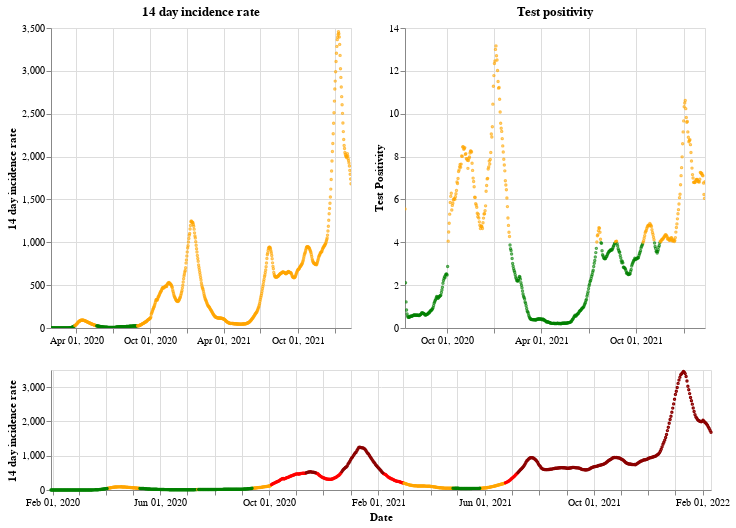

Source (notebook cell):
### Markdown cell above
## England

### Code cell
plot_traffic_light('England')

### Figure 1 — Vega-Lite specification as saved in the notebook (floating-point values rounded to 4 significant figures; data arrays with more than 128 entries replaced by an {"elided": "..."} marker saying what was removed)
{"config": {"view": {"continuousWidth": 400, "continuousHeight": 300}}, "vconcat": [{"hconcat": [{"mark": {"type": "point", "size": 2}, "encoding": {"color": {"condition": {"value": "green", "test": "(datum.twoWeeklyCasesRate <= 25)"}, "value": "orange"}, "tooltip": [{"type": "nominal", "field": "areaName"}, {"type": "temporal", "field": "date"}, {"type": "quantitative", "field": "twoWeeklyCasesRate"}, {"type": "quantitative", "field": "testPositivity"}], "x": {"type": "temporal", "axis": {"title": ""}, "field": "date", "scale": {"domain": {"selection": "DateBrush"}}, "timeUnit": "yearmonthdate"}, "y": {"type": "quantitative", "axis": {"title": "14 day incidence rate"}, "field": "twoWeeklyCasesRate"}}, "title": "14 day incidence rate", "width": 300}, {"mark": {"type": "point", "size": 2}, "encoding": {"color": {"condition": {"value": "green", "test": "(datum.testPositivity <= 4)"}, "value": "orange"}, "tooltip": [{"type": "nominal", "field": "areaName"}, {"type": "temporal", "field": "date"}, {"type": "quantitative", "field": "twoWeeklyCasesRate"}, {"type": "quantitative", "field": "testPositivity"}], "x": {"type": "temporal", "axis": {"title": ""}, "field": "date", "scale": {"domain": {"selection": "DateBrush"}}, "timeUnit": "yearmonthdate"}, "y": {"type": "quantitative", "axis": {"title": "Test Positivity"}, "field": "testPositivity"}}, "title": "Test positivity", "width": 300}]}, {"layer": [{"mark": {"type": "point", "size": 2}, "encoding": {"color": {"condition": {"value": "orange", "test": "(((datum.testPositivity < 4) && (datum.twoWeeklyCasesRate >= 50)) && (datum.twoWeeklyCasesRate < 200))"}, "value": "red"}, "opacity": {"condition": {"value": 1, "test": "((datum.twoWeeklyCasesRate >= 50) && (datum.twoWeeklyCasesRate < 500))"}, "value": 0}, "tooltip": [{"type": "nominal", "field": "areaName"}, {"type": "temporal", "field": "date"}, {"type": "quantitative", "field": "twoWeeklyCasesRate"}, {"type": "quantitative", "field": "testPositivity"}], "x": {"type": "temporal", "axis": {"title": "Date"}, "field": "date", "timeUnit": "yearmonthdate"}, "y": {"type": "quantitative", "axis": {"title": "14 day incidence rate"}, "field": "twoWeeklyCasesRate"}}, "selection": {"DateBrush": {"type": "interval", "encodings": ["x"], "fields": ["Time"]}}}, {"mark": {"type": "point", "size": 2}, "encoding": {"color": {"value": "darkred"}, "opacity": {"condition": {"value": 1, "test": "(datum.twoWeeklyCasesRate >= 500)"}, "value": 0}, "tooltip": [{"type": "nominal", "field": "areaName"}, {"type": "temporal", "field": "date"}, {"type": "quantitative", "field": "twoWeeklyCasesRate"}, {"type": "quantitative", "field": "testPositivity"}], "x": {"type": "temporal", "axis": {"title": "Date"}, "field": "date", "timeUnit": "yearmonthdate"}, "y": {"type": "quantitative", "axis": {"title": "14 day incidence rate"}, "field": "twoWeeklyCasesRate"}}}, {"mark": {"type": "point", "size": 2}, "encoding": {"color": {"condition": {"value": "green", "test": "((datum.testPositivity < 4) && (datum.twoWeeklyCasesRate < 50))"}, "value": "orange"}, "opacity": {"condition": {"value": 1, "test": "(datum.twoWeeklyCasesRate < 50)"}, "value": 0}, "tooltip": [{"type": "nominal", "field": "areaName"}, {"type": "temporal", "field": "date"}, {"type": "quantitative", "field": "twoWeeklyCasesRate"}, {"type": "quantitative", "field": "testPositivity"}], "x": {"type": "temporal", "axis": {"title": "Date"}, "field": "date", "timeUnit": "yearmonthdate"}, "y": {"type": "quantitative", "axis": {"title": "14 day incidence rate"}, "field": "twoWeeklyCasesRate"}}}], "height": 120, "width": 660}], "data": {"name": "data-1444757e4ffbe93a2bc8ed8f0b0c633a"}, "$schema": "https://vega.github.io/schema/vega-lite/v4.8.1.json", "datasets": {"data-1444757e4ffbe93a2bc8ed8f0b0c633a": {"elided": "743 records"}}}
